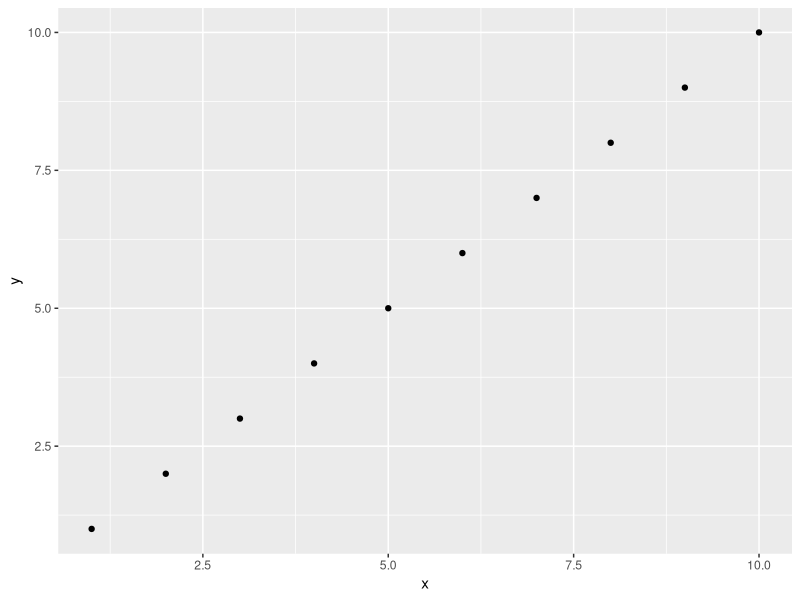
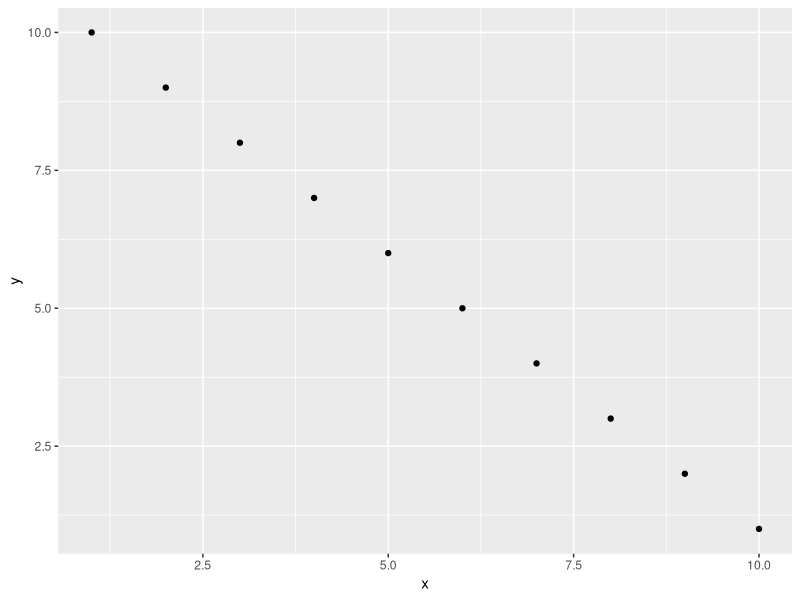

Source code (R) for these figures, in order:

install.packages("ggplot2")

library(ggplot2)

data(mtcars)

data <- data.frame(x = 1:10, y = 1:10)
data2 <- data.frame(x = 1:10, y = 10:1)

ggplot(data, aes(x = x, y = y)) + geom_point()
ggplot(data2, aes(x = x, y = y)) + geom_point()

# Ser bra ut ditta
# Hey!!